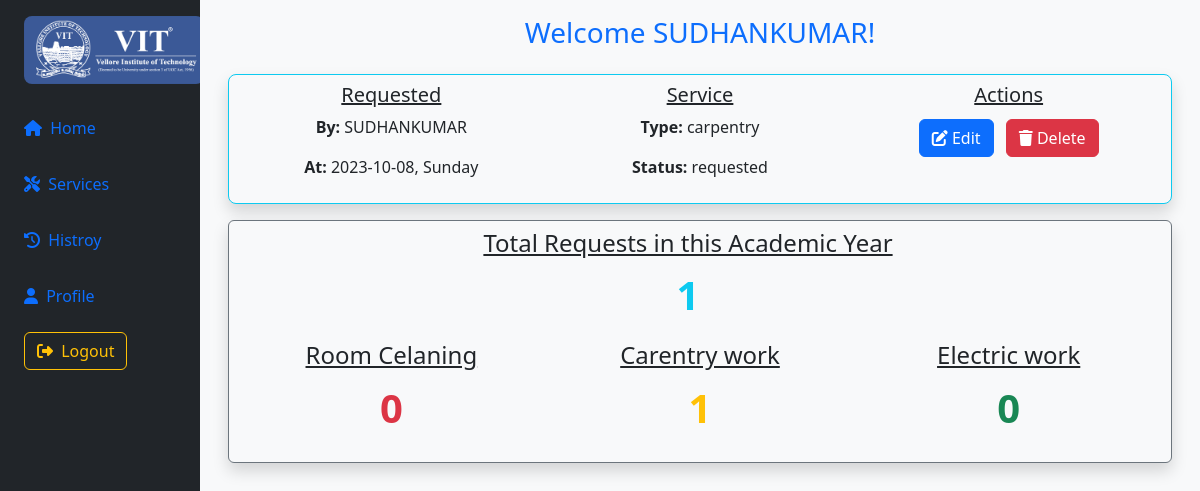
/frontend/home.php (signed in), run on the app's committed database.
### tables this page shows
CREATE TABLE IF NOT EXISTS `mens_hostel` (
  `id` int(11) NOT NULL AUTO_INCREMENT,
  `regNo` varchar(9) NOT NULL,
  `name` varchar(30) NOT NULL,
  `block` varchar(5) NOT NULL,
  `roomNo` int(6) NOT NULL,
  `service` varchar(20) NOT NULL,
  `day1` varchar(20) NOT NULL,
  `day1slot` varchar(30) NOT NULL,
  `day2` varchar(20) NOT NULL,
  `day2slot` varchar(30) NOT NULL,
  `day3` varchar(20) NOT NULL,
  `day3slot` varchar(30) NOT NULL,
  `complaints` varchar(350) DEFAULT NULL,
  `registered` date NOT NULL,
  `status` varchar(30) NOT NULL,
  `comments` varchar(600) DEFAULT NULL,
  PRIMARY KEY (`id`)
);

### backend/selectService.php (called while the page is built, shortened)
<?php
    include('connectDB.php');
    function upcomming(){
        $roomNo = $_SESSION['roomNo'];
        $block = $_SESSION['block'];
        global $con;
        $query = "";
        if($_SESSION['gender'] == "male"){
            $query = "select id, name, registered, service, status from mens_hostel where roomNo=$roomNo and block='$block' and status in ('requested', 'assigned')";
        }
        elseif($_SESSION['gender'] == "female"){
            $query = "select id, name, registered, service, status from womens_hostel where roomNo=$roomNo and block='$block' and status in ('requested', 'assigned')";
        }
        $result = mysqli_query($con, $query);
        if(!$result){
            echo "<script type='text/javascript'>alert('error to fetch data :('); window.location = '../frontEnd/home.php'; </script>";
        }
        else
            return $result;
    }
    function getRoomCleaning(){
        global $con;
        $roomNo = $_SESSION['roomNo'];
        $block = $_SESSION['block'];
        $query = "";
        if($_SESSION['gender'] == "male"){
            $query = "select count(*) from mens_hostel where service='roomcleaning' and roomNo='$roomNo' and block='$block' ";
        }
        elseif($_SESSION['gender'] == "female"){
            $query = "select count(*) from womens_hostel where service='roomcleaning'and roomNo='$roomNo' and block='$block' ";
        }
        $result = mysqli_query($con, $query);
        if(!$result){
            echo "<script type='text/javascript'>alert('error to fetch data :('); window.location = '../frontend/home.php'; </script>";
        }
        else
            return $result;
    }
    function getCarpentry(){
        global $con;
        $roomNo = $_SESSION['roomNo'];
        $block = $_SESSION['block'];
        $query = "";
        if($_SESSION['gender'] == "male"){
            $query = "select count(*) from mens_hostel where service='carpentry' and roomNo='$roomNo' and block='$block' ";
        }
        elseif($_SESSION['gender'] == "female"){
            $query = "select count(*) from womens_hostel where service='carpentry' and roomNo='$roomNo' and block='$block' ";
        }
        $result = mysqli_query($con, $query);
        if(!$result){
            echo "<script type='text/javascript'>alert('error to fetch data :('); window.location = '../frontend/home.php'; </script>";
        }
        else
            return $result;
    }
    function getElectricWork(){
        global $con;
        $roomNo = $_SESSION['roomNo'];
        $block = $_SESSION['block'];
        $query = "";
        if($_SESSION['gender'] == "male"){
            $query = "select count(*) from mens_hostel where service='electricwork' and roomNo='$roomNo' and block='$block' ";
        }
        elseif($_SESSION['gender'] == "female"){
            $query = "select count(*) from womens_hostel where service='electricwork' and roomNo='$roomNo' and block='$block' ";
        }
        $result = mysqli_query($con, $query);
        if(!$result){
            echo "<script type='text/javascript'>alert('error to fetch data :('); window.location = '../frontend/home.php'; </script>";
        }
        else
            return $result;
    }
?>

### frontend/home.php (the view, shortened to what this page needs)
<?php require_once('../components/html_head.php'); ?>
<?php
    require_once("../backend/selectService.php");
    $result = upcomming();
    $roomcleaning = mysqli_fetch_assoc(getRoomCleaning());
    $carpentry = mysqli_fetch_assoc(getCarpentry());
    $electric = mysqli_fetch_assoc(getElectricWork());
    $total = $roomcleaning['count(*)'] + $carpentry['count(*)'] + $electric['count(*)'];
?>
<main>
    <div class="container-fluid">
        <div class="row flex-nowrap">
            <?php require_once('../components/navbar.php'); ?>
            <div class="col py-3 bg-light text-center">
                <h3 class="text-primary mb-4">Welcome <?= $_SESSION['userName']?>!</h3>
                <?php while($row = mysqli_fetch_assoc($result)){
                    $day = date('l', strtotime($row['registered']));
                ?>
                <div class="row mt-4 m-3 p-2 rounded-3 bg-light shadow border border-info">
                    <div class="col border-light border-2">
                        <h5><u>Requested</u></h5>
                        <p><b>By: </b><?= $row['name']; ?></p>
                        <p><b>At: </b><?= $row['registered'].", ".$day ?></p>
                    </div>
                    <div class="col border-light border-2 ">
                        <h5><u>Service</u></h5>
                        <p><b>Type: </b><?= $row['service']; ?></p>
                        <p><b>Status: </b><?= $row['status']; ?></p>
                    </div>
                    <div class="col">
                        <h5><u>Actions</u></h5>
                        <a class="btn btn-primary m-1" href="edit.php?id=<?= $row['id']?>">
                            <i class="fa-solid fa-pen-to-square"></i> Edit</a>
                        <a class="btn btn-danger m-1" requestid="<?php echo $row['id']; ?>" onclick="deleteAlert(this);">
                            <i class="fa-solid fa-trash"></i> Delete</a>
                    </div>
                </div>
                <?php } ?>
                <div class="row border border-secondary bg-light rounded shadow m-3 p-2">
                    <div class="row border-light border-2">
                        <h4><u>Total Requests in this Academic Year</u></h4>
                        <p class="fs-1 fw-bolder text-info"> <?= $total; ?> </P>
                    </div>
                    <div class="col border-light border-2">
                        <h4><u>Room Celaning</u></h4>
                        <p class="fs-1 fw-bolder text-danger"><?= $roomcleaning['count(*)']; ?> </P>
                    </div>
                    <div class="col border-light border-2">
                        <h4><u>Carentry work</u></h4>
                        <p class="fs-1 fw-bolder text-warning"> <?= $carpentry['count(*)']; ?> </P>
                    </div>
                    <div class="col border-light border-2">
                        <h4><u>Electric work</u></h4>
                        <p class="fs-1 fw-bolder text-success"> <?= $electric['count(*)']; ?> </P>
                    </div>
                </div>
            </div>
        </div>
    </div>
</main>
<?php require_once('../components/footer.php'); ?>

### data on the page
mens_hostel: name "SUDHANKUMAR", registered "2023-10-08", registered "Sunday", service "carpentry", status "requested"

### other printed values
$_SESSION['userName'] "SUDHANKUMAR"
$total "1"
$roomcleaning['count(*)'] "0"
$carpentry['count(*)'] "1"
$electric['count(*)'] "0"
